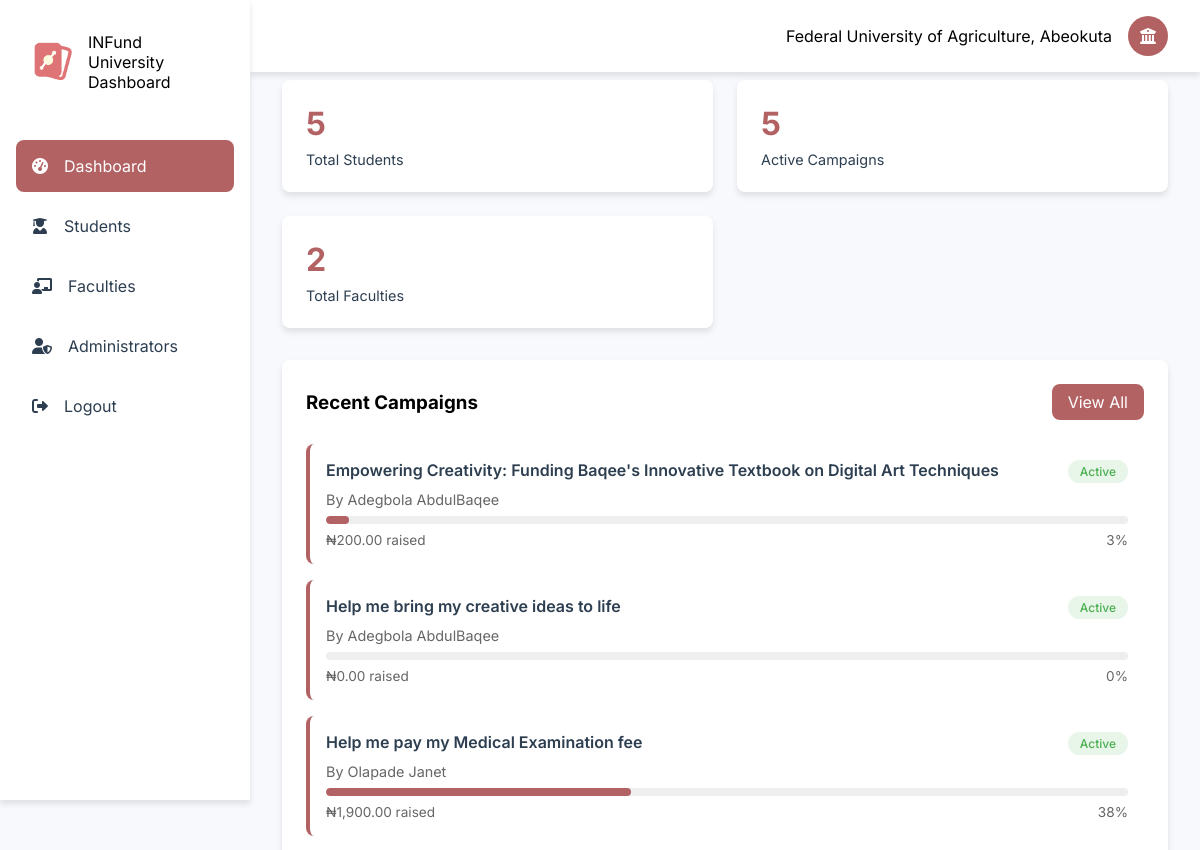
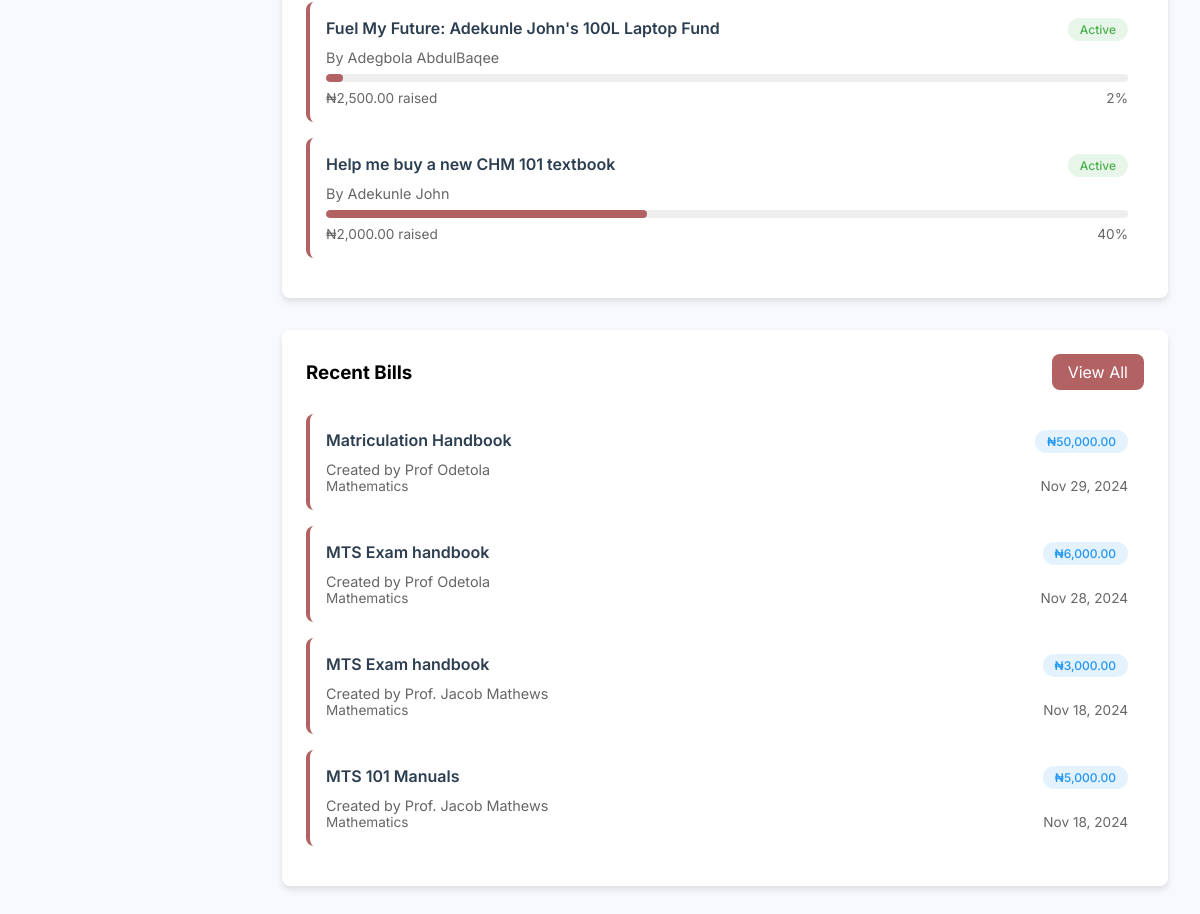
The page /uni/dashboard (signed in) on the database its author committed (2 pictures, top to bottom).
### tables this page shows
CREATE TABLE `universities` (
  `id` bigint(20) UNSIGNED NOT NULL,
  `abbreviation` varchar(10) NOT NULL,
  `name` varchar(255) NOT NULL,
  `type` enum('Federal','State','Uniformed','Private') NOT NULL,
  `country` varchar(50) DEFAULT 'Nigeria',
  `email` varchar(1000) DEFAULT NULL,
  `password` varchar(1000) DEFAULT NULL,
  `secret_code` varchar(1000) DEFAULT NULL,
  `logo` varchar(1000) NOT NULL DEFAULT 'default.png'
);

CREATE TABLE `campaigns` (
  `id` int(11) NOT NULL,
  `title` varchar(255) NOT NULL,
  `description` text NOT NULL,
  `impact` text DEFAULT NULL,
  `importance` text DEFAULT NULL,
  `uid` int(11) NOT NULL,
  `goal_amount` decimal(15,2) NOT NULL,
  `university` varchar(200) DEFAULT NULL,
  `amount_raised` decimal(15,2) DEFAULT 0.00,
  `start_date` date NOT NULL,
  `end_date` date NOT NULL,
  `status` enum('active','completed','cancelled') DEFAULT 'active',
  `created_at` timestamp NOT NULL DEFAULT current_timestamp(),
  `updated_at` timestamp NOT NULL DEFAULT current_timestamp() ON UPDATE current_timestamp(),
  `image1` varchar(1000) NOT NULL,
  `image2` varchar(1000) DEFAULT NULL,
  `image3` varchar(1000) DEFAULT NULL,
  `image4` varchar(1000) DEFAULT NULL,
  `spam_level` decimal(5,2) DEFAULT NULL,
  `ai_classification` varchar(1000) DEFAULT NULL,
  `link` varchar(20) DEFAULT NULL
);

CREATE TABLE `users` (
  `id` int(11) NOT NULL,
  `fullname` varchar(1000) NOT NULL,
  `email` varchar(200) DEFAULT NULL,
  `balance` decimal(15,2) NOT NULL DEFAULT 0.00,
  `username` varchar(30) NOT NULL,
  `phone` varchar(30) DEFAULT NULL,
  `dob` varchar(200) DEFAULT NULL,
  `country` varchar(200) DEFAULT NULL,
  `state` varchar(1000) DEFAULT NULL,
  `university` varchar(1000) DEFAULT NULL,
  `faculty` varchar(1000) DEFAULT NULL,
  `department` varchar(1000) DEFAULT NULL,
  `matric_no` varchar(1000) NOT NULL,
  `password` varchar(1000) DEFAULT NULL,
  `level` varchar(200) NOT NULL DEFAULT '100',
  `bank_id` varchar(200) DEFAULT NULL,
  `bank_account_name` varchar(200) DEFAULT NULL,
  `account_number` int(30) DEFAULT NULL,
  `created_at` varchar(1000) DEFAULT current_timestamp(),
  `last_login` varchar(1000) DEFAULT current_timestamp(),
  `gender` varchar(1000) DEFAULT NULL
);

CREATE TABLE `bills` (
  `id` int(11) NOT NULL,
  `creator_id` int(11) NOT NULL,
  `name` varchar(255) NOT NULL,
  `university` varchar(255) NOT NULL,
  `faculty` varchar(255) NOT NULL,
  `department` varchar(1000) NOT NULL,
  `level` varchar(255) NOT NULL,
  `matric_no` varchar(255) NOT NULL,
  `price` decimal(10,2) NOT NULL,
  `start_date` date DEFAULT NULL,
  `end_date` date DEFAULT NULL,
  `created_at` timestamp NOT NULL DEFAULT current_timestamp()
);

CREATE TABLE `creators` (
  `id` int(11) NOT NULL,
  `fullname` varchar(255) NOT NULL,
  `email` varchar(200) NOT NULL,
  `role` enum('admin','lecturer','headofclass') NOT NULL,
  `department` varchar(1000) NOT NULL,
  `university` varchar(1000) NOT NULL,
  `university_id` int(11) NOT NULL,
  `password` varchar(1000) DEFAULT NULL,
  `balance` decimal(10,2) DEFAULT 0.00,
  `faculty` varchar(200) DEFAULT NULL,
  `created_at` timestamp NOT NULL DEFAULT current_timestamp(),
  `phone` varchar(200) DEFAULT NULL,
  `faculty_id` int(11) DEFAULT NULL,
  `department_id` int(11) DEFAULT NULL
);

### includes/uni/functions.php (called while the page is built)
<?php
function getUniversityDetails(string $email): array
{
    global $conn;
    if (strpos($email, "@")) {
        $query = "SELECT * FROM universities WHERE email = ?";
    } else {
        $query = "SELECT * FROM universities WHERE id = ?";
    }
    $stmt = $conn->prepare($query);
    $stmt->bind_param("s", $email);
    $stmt->execute();
    $result = $stmt->get_result();
    $data = $result->fetch_assoc();
    return $data;
}
function getDashboardStats($university_id) {
    global $conn;
    $student_query = "SELECT COUNT(*) as total_students FROM users WHERE university = (SELECT abbreviation FROM universities WHERE id = ?)";
    $stmt = $conn->prepare($student_query);
    $stmt->bind_param("i", $university_id);
    $stmt->execute();
    $student_result = $stmt->get_result();
    $total_students = $student_result->fetch_assoc()['total_students'];
    $campaign_query = "SELECT COUNT(*) as total_campaigns FROM campaigns c
                      JOIN users u ON c.uid = u.id
                      WHERE u.university = (SELECT abbreviation FROM universities WHERE id = ?)
                      AND c.status = 'active'";
    $stmt = $conn->prepare($campaign_query);
    $stmt->bind_param("i", $university_id);
    $stmt->execute();
    $campaign_result = $stmt->get_result();
    $total_campaigns = $campaign_result->fetch_assoc()['total_campaigns'];
    $amount_query = "SELECT SUM(amount_raised) as total_raised FROM campaigns c
                    JOIN users u ON c.uid = u.id
                    WHERE u.university = (SELECT abbreviation FROM universities WHERE id = ?)";
    $stmt = $conn->prepare($amount_query);
    $stmt->bind_param("i", $university_id);
    $stmt->execute();
    $amount_result = $stmt->get_result();
    $total_raised = $amount_result->fetch_assoc()['total_raised'] ?? 0;
    $recent_campaigns_query = "SELECT c.*, u.fullname FROM campaigns c
                             JOIN users u ON c.uid = u.id
                             WHERE u.university = (SELECT abbreviation FROM universities WHERE id = ?)
                             ORDER BY c.created_at DESC LIMIT 5";
    $stmt = $conn->prepare($recent_campaigns_query);
    $stmt->bind_param("i", $university_id);
    $stmt->execute();
    $recent_campaigns = $stmt->get_result()->fetch_all(MYSQLI_ASSOC);
    return [
        'total_students' => $total_students,
        'total_campaigns' => $total_campaigns,
        'total_raised' => $total_raised,
        'recent_campaigns' => $recent_campaigns
    ];
}
function getFacultyStats($university_id) {
    global $conn;
    $query = "SELECT f.name, COUNT(u.id) as student_count
              FROM university_faculties f
              LEFT JOIN users u ON f.name = u.faculty
              WHERE f.university_id = ?
              GROUP BY f.name";
    $stmt = $conn->prepare($query);
    $stmt->bind_param("i", $university_id);
    $stmt->execute();
    return $stmt->get_result()->fetch_all(MYSQLI_ASSOC);
}
function getRecentBills($university_id) {
    global $conn;
    $query = "SELECT b.*, u.fullname
              FROM bills b
              JOIN creators u ON b.creator_id = u.id
              WHERE b.university = (SELECT abbreviation FROM universities WHERE id = ?)
              ORDER BY b.created_at DESC LIMIT 5";
    $stmt = $conn->prepare($query);
    $stmt->bind_param("i", $university_id);
    $stmt->execute();
    return $stmt->get_result()->fetch_all(MYSQLI_ASSOC);
}

### uni/dashboard.php (the view, shortened to what this page needs)
<?php
$page = "Dashboard";
include '../includes/uni/nav.php';
$dashboard_stats = getDashboardStats($university_id);
$faculty_stats = getFacultyStats($university_id);
$recent_bills = getRecentBills($university_id);
?>
<div class="main-content">
    <div class="cards-grid">
        <div class="card">
            <h2><?php echo number_format($dashboard_stats['total_students']); ?></h2>
            <p>Total Students</p>
        </div>
        <div class="card">
            <h2><?php echo number_format($dashboard_stats['total_campaigns']); ?></h2>
            <p>Active Campaigns</p>
        </div>
        <div class="card">
            <h2><?php echo count($faculty_stats); ?></h2>
            <p>Total Faculties</p>
        </div>
    </div>
    <div class="campaigns-grid">
        <div class="feed-section">
            <div class="section-header">
                <h3>Recent Campaigns</h3>
                <a href="campaigns" class="view-all">View All</a>
            </div>
            <?php foreach ($dashboard_stats['recent_campaigns'] as $campaign) : ?>
                <div class="campaign-card">
                    <div class="campaign-header">
                        <h4 class="campaign-title"><?php echo htmlspecialchars($campaign['title']); ?></h4>
                        <span class="badge <?php echo $campaign['status'] == 'active' ? 'badge-success' : 'badge-info'; ?>">
                            <?php echo ucfirst($campaign['status']); ?>
                        </span>
                    </div>
                    <div class="campaign-meta">
                        By <?php echo htmlspecialchars($campaign['fullname']); ?>
                    </div>
                    <div class="progress-bar">
                        <?php
                        $percentage = ($campaign['amount_raised'] / $campaign['goal_amount']) * 100;
                        ?>
                        <div class="progress-fill" style="width: <?php echo min(100, $percentage); ?>%"></div>
                    </div>
                    <div class="campaign-stats">
                        <span>₦<?php echo number_format($campaign['amount_raised'], 2); ?> raised</span>
                        <span><?php echo round($percentage); ?>%</span>
                    </div>
                </div>
            <?php endforeach; ?>
        </div>
        <div class="feed-section">
            <div class="section-header">
                <h3>Recent Bills</h3>
                <a href="bills" class="view-all">View All</a>
            </div>
            <?php foreach ($recent_bills as $bill) : ?>
                <div class="campaign-card">
                    <div class="campaign-header">
                        <h4 class="campaign-title"><?php echo htmlspecialchars($bill['name']); ?></h4>
                        <span class="badge badge-info">₦<?php echo number_format($bill['price'], 2); ?></span>
                    </div>
                    <div class="campaign-meta">
                        Created by <?php echo htmlspecialchars($bill['fullname']); ?>
                    </div>
                    <div class="campaign-stats">
                        <span><?php echo $bill['department']; ?></span>
                        <span><?php echo date('M d, Y', strtotime($bill['created_at'])); ?></span>
                    </div>
                </div>
            <?php endforeach; ?>
        </div>
    </div>
</div>
</div>
</body>
</html>

### includes/uni/nav.php (shortened to what this page needs)
<?php
include '../config/config.php';
include '../includes/uni/functions.php';
$university_id = $_SESSION['university_id'];
$uni_details = getUniversityDetails($_SESSION["university_id"]);
?>
<!DOCTYPE html>
<html lang="en">
<head>
    <link href="https://cdnjs.cloudflare.com/ajax/libs/toastr.js/latest/css/toastr.min.css" rel="stylesheet" />
    <link rel="stylesheet" href="../assets/css/colors.css">
    <link rel="stylesheet" href="https://cdnjs.cloudflare.com/ajax/libs/font-awesome/6.0.0/css/all.min.css">
    <link rel="stylesheet" href="../assets/css/user/nav.css">
</head>
<body>
    <div class="container">
        <nav class="sidenav">
            <div class="logo">
                <a href="../"> <img src="../assets/images/static/logo.png" alt="Logo"></a>
                <span>INFund University Dashboard</span>
            </div>
            <ul class="nav-links">
                <li class="nav-item">
                    <a href="./dashboard" class="nav-link <?= isset($page) && $page == 'Dashboard' ? 'active' : ''; ?>">
                        <i class="fas fa-tachometer-alt"></i>
                        <span>Dashboard</span>
                    </a>
                </li>
                <li class="nav-item">
                    <a href="./students" class="nav-link <?= isset($page) && $page == 'Students' ? 'active' : ''; ?>">
                        <i class="fas fa-user-graduate"></i>
                        <span>Students</span> </a>
                </li>
                <li class="nav-item">
                    <a href="./faculties" class="nav-link <?= isset($page) && $page == 'Faculties' ? 'active' : ''; ?>">
                        <i class="fas fa-chalkboard-teacher"></i>
                        <span>Faculties</span>
                    </a>
                </li>
                <li class="nav-item">
                    <a href="./administrators" class="nav-link <?= isset($page) && $page == 'Administrators' ? 'active' : ''; ?>">
                        <i class="fas fa-user-shield"></i>
                        <span>Administrators</span>
                    </a>
                </li>
                <li class="nav-item">
                    <a href="./logout" class="nav-link ">
                        <i class="fas fa-sign-out-alt"></i>
                        <span>Logout</span>
                    </a>
                </li>
            </ul>
        </nav>
        <div class="topnav">
            <div class="user-profile">
                <span><?php echo $uni_details['name']; ?></span>
                <a href="./profile">
                    <div class="avatar">
                        <i class="fas fa-university"></i>
                    </div>
                </a>
            </div>
        </div>

### rows shown on the page
universities: name "Federal University of Agriculture, Abeokuta"
campaigns: title "Empowering Creativity: Funding Baqee's Innovative Textbook on Digital Art Techniques", status "Active", uid.fullname "Adegbola AbdulBaqee", amount_raised "200.00", percentage "3"
campaigns: title "Help me bring my creative ideas to life", status "Active", uid.fullname "Adegbola AbdulBaqee", amount_raised "0.00", percentage "0"
campaigns: title "Help me pay my Medical Examination fee", status "Active", uid.fullname "Olapade Janet", amount_raised "1,900.00", percentage "38"
campaigns: title "Fuel My Future: Adekunle John's 100L Laptop Fund", status "Active", uid.fullname "Adegbola AbdulBaqee", amount_raised "2,500.00", percentage "2"
campaigns: title "Help me buy a new CHM 101 textbook", status "Active", uid.fullname "Adekunle John", amount_raised "2,000.00", percentage "40"
bills: name "Matriculation Handbook", price "50,000.00", creator.fullname "Prof Odetola", department "Mathematics", created_at "Nov 29, 2024"
bills: name "MTS Exam handbook", price "6,000.00", creator.fullname "Prof Odetola", department "Mathematics", created_at "Nov 28, 2024"
bills: name "MTS Exam handbook", price "3,000.00", creator.fullname "Prof. Jacob Mathews", department "Mathematics", created_at "Nov 18, 2024"
bills: name "MTS 101 Manuals", price "5,000.00", creator.fullname "Prof. Jacob Mathews", department "Mathematics", created_at "Nov 18, 2024"

### other values the page prints
$dashboard_stats['total_students'] "5"
$dashboard_stats['total_campaigns'] "5"
count($faculty_stats) "2"
